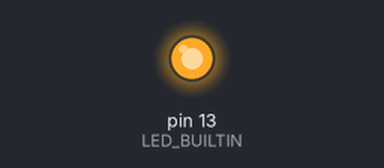
Bench run of a sketch on a simulated Arduino Uno, built with avr-gcc and run on an emulated ATmega328P. On the bench: output pins drawn as LEDs (lit = HIGH). What the sketch prints to the serial monitor is not drawn.

Above: at 0.1 s.
At 5.2 s:
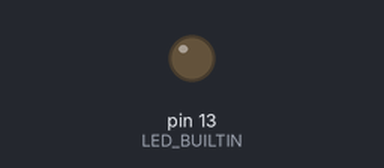
Timing chart, 0 to 13.3 s (numbered marks = the images above):
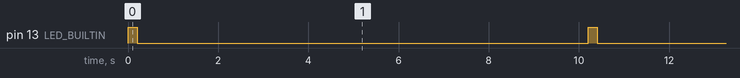

Measured:
- by itself, pin 13 (LED_BUILTIN): alternates HIGH for 0.20 s and LOW for 10.0 s

The sketch:

SoftwareSerial_Testing.ino
```cpp
#include <SoftwareSerial.h>

SoftwareSerial mySerial(3, 4); // RX, TX
int i=0;
int j=0;
void setup() {
  // Open serial communications and wait for port to open:
  Serial.begin(115200);
  while (!Serial) {
    ; // wait for serial port to connect. Needed for native USB port only
  }
pinMode(LED_BUILTIN, OUTPUT);

  Serial.println("Goodnight moon!");

  // set the data rate for the SoftwareSerial port
  mySerial.begin(115200);
  mySerial.println("Hello, world?");
}

void loop() { // run over and over
//  if (mySerial.available()) {
//    Serial.write(mySerial.read());
//  }
//  if (Serial.available()) {
//    mySerial.write(Serial.read());
//  }
  //  int i=10;
  //  while(i){
  mySerial.write('T');
  mySerial.write(i);
  digitalWrite(LED_BUILTIN, HIGH);   // turn the LED on (HIGH is the voltage level)
  delay(100);                       // wait for a second
  digitalWrite(LED_BUILTIN, LOW);
  i++;
  mySerial.write('H');
  mySerial.write(j);
  digitalWrite(LED_BUILTIN, HIGH);   // turn the LED on (HIGH is the voltage level)
  delay(100);                       // wait for a second
  digitalWrite(LED_BUILTIN, LOW);
  j++;
  delay(10000);
}
```
